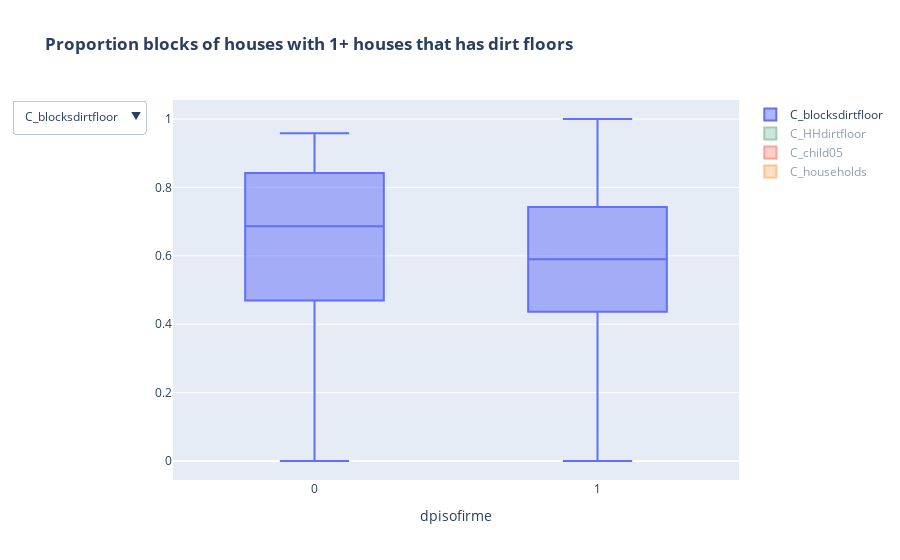

This figure's notebook cell:
### Markdown cell above
### Plotly visualisation for datastory 

> Plotly is used to visualise the boxplot distributions of the four matching variables, and convert the graph to html in order to include the result in the datastory. The use of plotly enables the use of interactive features on the graph.

### Code cell
import plotly.graph_objects as go
import numpy 
  
x = household_data['dpisofirme']
y1 = household_data['C_blocksdirtfloor']
y2 = household_data['C_HHdirtfloor']
y3 = household_data['C_child05']
y4 = household_data['C_households']

plot = px.Figure(data=[go.Box( 
    name='C_blocksdirtfloor', 
    x=x, 
    y=y1 
), 
    go.Box( 
    name='C_HHdirtfloor', 
    x=x, 
    y=y2, visible = "legendonly", marker_color='#3D9970'
), 
    go.Box( 
    name='C_child05', 
    x=x, 
    y=y3, visible = "legendonly", marker_color='#FF4136'
),
                       go.Box( 
    name='C_households', 
    x=x, 
    y=y4, visible = "legendonly", marker_color='#FF851B'
)                       
])


plot.update_layout(
    xaxis=dict(title='dpisofirme', zeroline=False),
    title='<b>'+'Proportion blocks of houses with 1+ houses that has dirt floors'+'</b>',
    updatemenus=[ 
        dict( 
            active=0, 
            buttons=list([
                dict(label="C_blocksdirtfloor", 
                     method="update", 
                     args=[{"visible": [True, False, False, False]}, 
                           {"title": '<b>'+"Proportion blocks of houses with 1+ houses that has dirt floors"+'</b>', 
                            }]), 
                dict(label="C_HHdirtfloor", 
                     method="update", 
                     args=[{"visible": [False, True, False, False]}, 
                           {"title": '<b>'+"Proportion of households with dirt floors"+'</b>', 
                            }]),
                dict(label="C_child05", 
                     method="update", 
                     args=[{"visible": [False, False, True, False]}, 
                           {"title": '<b>'+"Average number of children between 0-5 yrs"+'</b>', 
                            }]), 
                dict(label="C_households", 
                     method="update", 
                     args=[{"visible": [False, False, False, True]}, 
                           {"title": '<b>'+"Number of households"+'</b>', 
                            }]), 
            ]), 
        ) 
    ]) 
  
plot.show() 
plot.write_html("boxplot_figure.html")

### Figure 1 — Plotly figure (JSON) as saved in the notebook; plotly's stock layout.template omitted (floating-point values rounded to 4 significant figures; data arrays with more than 128 entries replaced by an {"elided": "..."} marker saying what was removed)
{"data": [{"name": "C_blocksdirtfloor", "type": "box", "x": {"elided": "2755 int values"}, "y": {"elided": "2755 float values"}}, {"marker": {"color": "#3D9970"}, "name": "C_HHdirtfloor", "type": "box", "visible": "legendonly", "x": {"elided": "2755 int values"}, "y": {"elided": "2755 float values"}}, {"marker": {"color": "#FF4136"}, "name": "C_child05", "type": "box", "visible": "legendonly", "x": {"elided": "2755 int values"}, "y": {"elided": "2755 float values"}}, {"marker": {"color": "#FF851B"}, "name": "C_households", "type": "box", "visible": "legendonly", "x": {"elided": "2755 int values"}, "y": {"elided": "2755 int values"}}], "layout": {"title": {"text": "<b>Proportion blocks of houses with 1+ houses that has dirt floors</b>"}, "updatemenus": [{"active": 0, "buttons": [{"args": [{"visible": [true, false, false, false]}, {"title": "<b>Proportion blocks of houses with 1+ houses that has dirt floors</b>"}], "label": "C_blocksdirtfloor", "method": "update"}, {"args": [{"visible": [false, true, false, false]}, {"title": "<b>Proportion of households with dirt floors</b>"}], "label": "C_HHdirtfloor", "method": "update"}, {"args": [{"visible": [false, false, true, false]}, {"title": "<b>Average number of children between 0-5 yrs</b>"}], "label": "C_child05", "method": "update"}, {"args": [{"visible": [false, false, false, true]}, {"title": "<b>Number of households</b>"}], "label": "C_households", "method": "update"}]}], "xaxis": {"title": {"text": "dpisofirme"}, "zeroline": false}}}
